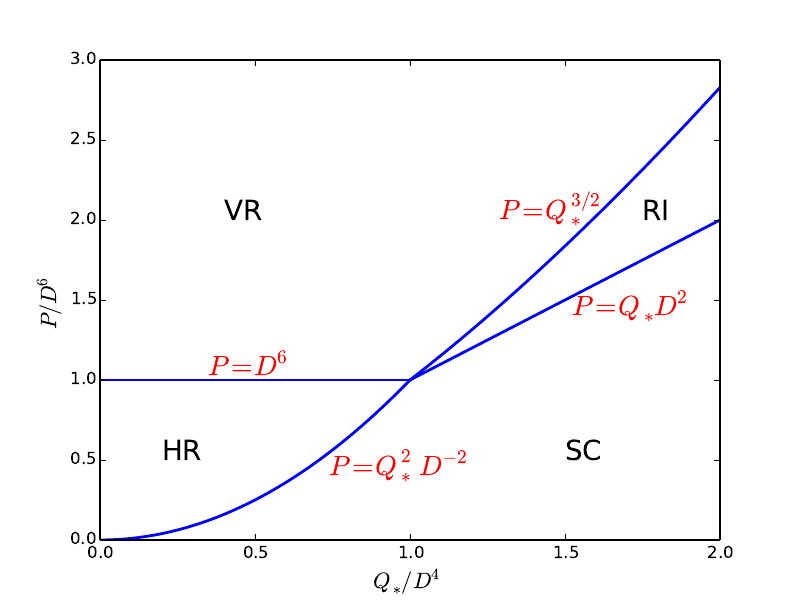

The Python source for this figure:
import matplotlib.pyplot as plt
import numpy as np

D = 1.

D2 = D*D
D4 = D2*D2
D6 = D4*D2

def f1(q):
    return q*q/D2

def f2(q):
    return q**1.5

def f3(q):
    return q*D2

t1 = np.arange(0., D4, 1.e-3)
t2 = np.arange(D4, 2., 1.e-3)
t3 = np.arange(D4, 2., 1.e-3)

plt.hlines(y=D6, xmin=0, xmax=D4, linewidth=2, color='blue')
plt.plot(t1, f1(t1), linewidth=2, color='blue')
plt.plot(t2, f2(t2), linewidth=2, color='blue')
plt.plot(t3, f3(t3), linewidth=2, color='blue')

plt.text(0.4, 2.0, 'VR',  fontsize=20)
plt.text(1.5, 0.5, 'SC',  fontsize=20)
plt.text(0.2, 0.5, 'HR',  fontsize=20)
plt.text(1.75, 2.0, 'RI',  fontsize=20)

plt.text(1.29, 2.0, r'$P=Q_\ast^{3/2}$', fontsize=20, color='red')
plt.text(0.35, 1.03, '$P=D^6$', fontsize=20, color='red')
plt.text(0.741, 0.4, r'$P=Q_\ast^2 D^{-2}$', fontsize=20, color='red')
plt.text(1.525, 1.4, r'$P=Q_\ast D^2$', fontsize=20, color='red')

plt.xlabel(r'$Q_\ast$', fontsize=16)
plt.ylabel('$P$', fontsize=16)

plt.savefig("RegimeIII.pdf")

#plt.show()
